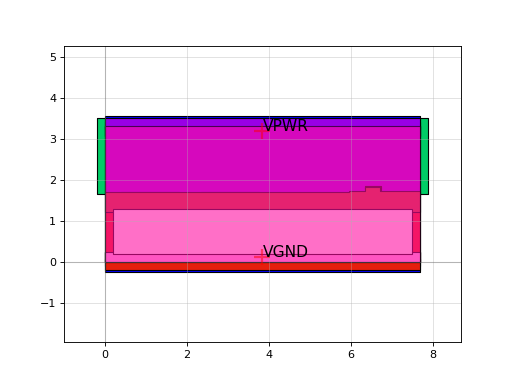

Generate this figure with Python:
import sky130

c = sky130.components.sky130_fd_sc_hs__a21boi_4()
c.plot()
